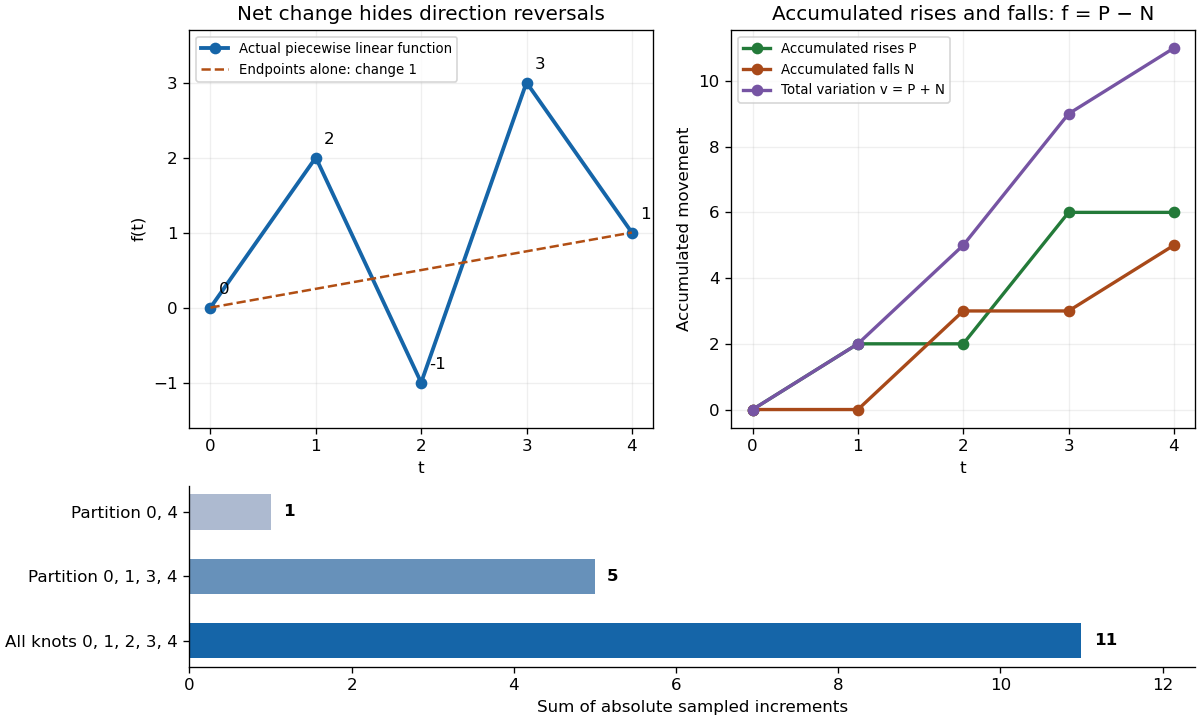

This figure's Python source:
"""Illustrate exact variation of an original polygonal function; emit to CWD."""
from pathlib import Path

import matplotlib.pyplot as plt
import numpy as np


def main():
    t = np.arange(5)
    f = np.array([0, 2, -1, 3, 1])
    increments = np.diff(f)
    positive = np.r_[0, np.cumsum(np.maximum(increments, 0))]
    negative = np.r_[0, np.cumsum(np.maximum(-increments, 0))]
    variation = positive + negative
    assert variation[-1] == 11 and positive[-1] == 6 and negative[-1] == 5
    assert np.array_equal(f, positive - negative)
    fig = plt.figure(figsize=(10, 6), dpi=120, facecolor="white", layout="constrained")
    grid = fig.add_gridspec(2, 2, height_ratios=[2.2, 1])
    ax = fig.add_subplot(grid[0, 0])
    ax.plot(t, f, "o-", color="#1565a8", lw=2.3, label="Actual piecewise linear function")
    ax.plot([0, 4], f[[0, 4]], "--", color="#b14e13", label="Endpoints alone: change 1")
    for x, y in zip(t, f):
        ax.annotate(str(y), (x, y), xytext=(5, 8), textcoords="offset points")
    ax.set(xlabel="t", ylabel="f(t)", title="Net change hides direction reversals", xticks=t, ylim=(-1.6, 3.7))
    ax.legend(fontsize=8, loc="upper left")
    ax.grid(alpha=0.2)
    ax = fig.add_subplot(grid[0, 1])
    for y, label, color in [(positive, "Accumulated rises P", "#237a39"), (negative, "Accumulated falls N", "#a84919"), (variation, "Total variation v = P + N", "#7654a3")]:
        ax.plot(t, y, "o-", label=label, color=color, lw=2)
    ax.set(xlabel="t", ylabel="Accumulated movement", title="Accumulated rises and falls: f = P − N", xticks=t)
    ax.legend(fontsize=8)
    ax.grid(alpha=0.2)
    ax = fig.add_subplot(grid[1, :])
    partitions = [[0, 4], [0, 1, 3, 4], list(t)]
    sums = [int(np.abs(np.diff(f[p])).sum()) for p in partitions]
    assert sums == [1, 5, 11]
    bars = ax.barh([2, 1, 0], sums, color=["#adbad0", "#6791ba", "#1565a8"], height=0.55)
    ax.set(yticks=[2, 1, 0], yticklabels=["Partition 0, 4", "Partition 0, 1, 3, 4", "All knots 0, 1, 2, 3, 4"], xlabel="Sum of absolute sampled increments", xlim=(0, 12.4))
    for bar, value in zip(bars, sums):
        ax.text(value + 0.15, bar.get_y() + bar.get_height() / 2, str(value), va="center", fontweight="bold")
    ax.spines[["top", "right"]].set_visible(False)
    fig.savefig(Path(__file__).stem + ".png", facecolor="white")
    plt.close(fig)


if __name__ == "__main__":
    main()
